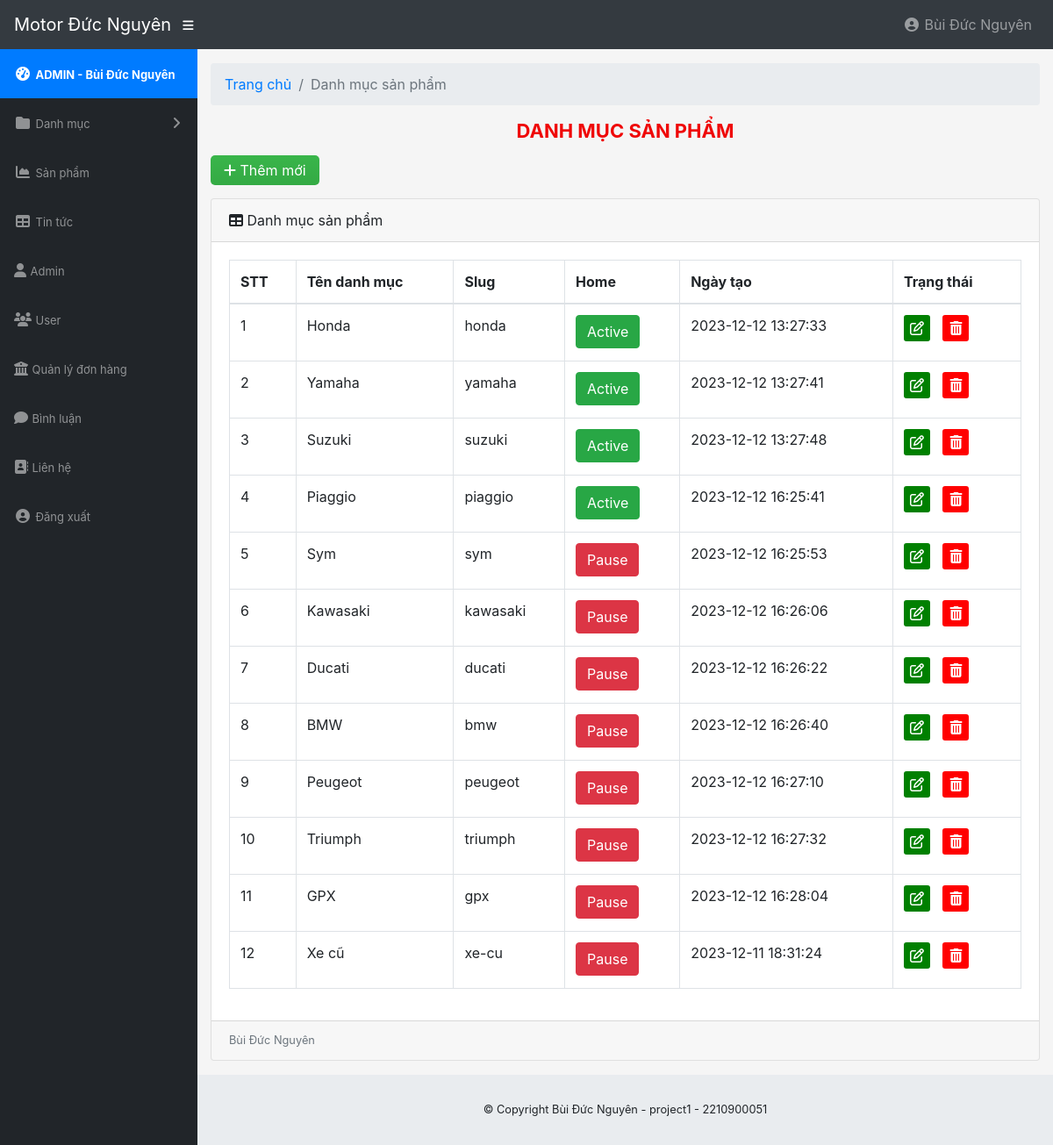
Page /admin/modules/categoryProduct/index.php (signed in) on the committed database.
### tables this page shows
CREATE TABLE `category_product` (
  `id` int(11) NOT NULL,
  `name` varchar(100) DEFAULT NULL,
  `slug` varchar(100) DEFAULT NULL,
  `images` varchar(100) DEFAULT NULL,
  `banner` varchar(100) DEFAULT NULL,
  `home` tinyint(4) DEFAULT 0,
  `status` int(11) DEFAULT 1,
  `created_at` timestamp NOT NULL DEFAULT current_timestamp(),
  `updated_at` timestamp NOT NULL DEFAULT current_timestamp() ON UPDATE current_timestamp()
);

### libraries/Database.php (called while the page is built, shortened)
<?php
class Database
{
    public $link;
    public function __construct()
    {
        $this->link = mysqli_connect("localhost","root","","storemotor") or die ();
        mysqli_set_charset($this->link,"utf8");
    }
    public function fetchAll($table)
    {
        $sql = "SELECT * FROM {$table} WHERE 1" ;
        $result = mysqli_query($this->link,$sql) or die("Lỗi Truy Vấn fetchAll " .mysqli_error($this->link));
        $data = [];
        if( $result)
        {
            while ($num = mysqli_fetch_assoc($result))
            {
                $data[] = $num;
            }
        }
        return $data;
    }
}
?>

### admin/autoload/autoload.php (called while the page is built, shortened)
<?php
require_once  __DIR__."/../../libraries/Database.php";
$db = new Database;
?>

### admin/modules/categoryProduct/index.php (the view, shortened to what this page needs)
<?php
require_once __DIR__."/../../autoload/autoload.php";
$category = $db->fetchAll("category_product");
?>
<?php require_once __DIR__."/../../layouts/header.php"; ?>
<div class="container-fluid">
    <ol class="breadcrumb">
        <li class="breadcrumb-item">
            <a href="#">Trang chủ</a>
        </li>
        <li class="breadcrumb-item active">Danh mục sản phẩm</li>
    </ol>
    <div class="admin-title-top">
        <h1>Danh mục sản phẩm</h1>
    </div>
    <div class="button-custom">
        <a class="btn-add" href="add.php"><i class="fa fa-plus"></i> Thêm mới</a>
    </div>
    <div class="admin-content">
        <div class="card mb-3">
            <div class="card-header">
                <i class="fas fa-table"></i>
                Danh mục sản phẩm</div>
            <div class="card-body">
                <div class="table-responsive">
                    <table class="table table-bordered" id="dataTable" width="100%" cellspacing="0">
                        <thead>
                        <tr>
                            <th>STT</th>
                            <th>Tên danh mục</th>
                            <th>Slug</th>
                            <th>Home</th>
                            <th>Ngày tạo</th>
                            <th>Trạng thái</th>
                        </tr>
                        </thead>
                        <tbody>
                        <?php $stt = 1; foreach ($category as $item): ?>
                            <tr>
                                <td><?php echo $stt ?></td>
                                <td><?php echo $item['name'] ?></td>
                                <td><?php echo $item['slug'] ?></td>
                                <td>
                                    <a class="btn <?php echo $item['home'] == 1 ? 'btn-success' : 'btn-danger' ?>" href="home.php?id=<?php echo $item['id'] ?>">
                                        <?php echo $item['home'] == 1 ? 'Active' : 'Pause' ?>
                                    </a>
                                </td>
                                <td><?php echo $item['created_at'] ?></td>
                                <td>
                                    <ul class="list-action">
                                        <li class="item-edit">
                                            <a href="edit.php?id=<?php echo $item['id'] ?>" title="Chỉnh sửa danh mục">
                                                <i class="fa fa-edit"></i>
                                            </a>
                                        </li>
                                        <li class="item-delete">
                                            <a href="delete.php?id=<?php echo $item['id'] ?>" title="Xóa danh mục">
                                                <i class="fa fa-trash-alt"></i>
                                            </a>
                                        </li>
                                    </ul>
                                </td>
                            </tr>
                        <?php $stt++ ; endforeach ?>
                        </tbody>
                    </table>
                </div>
            </div>
            <div class="card-footer small text-muted">Bùi Đức Nguyên</div>
        </div>
    </div>
</div>
<?php require_once __DIR__."/../../layouts/footer.php"; ?>

### public/admin/css/style-admin.css (style rules this page uses)
li { list-style: none; }
a, a:hover { text-decoration: none; }
.admin-title-top h1 { text-align: center; font-size: 22px; text-transform: uppercase; font-weight: bold; color: #ef0606; }
.button-custom { margin: 20px 0px; }
.button-custom a { background-color: #39b54a !important; background: linear-gradient(180deg, #39b54a, #34aa44) !important; border-color: #35a745; color: #fff; padding: 7px 15px; border-radius: 5px; }
.list-action { margin: 0; padding: 0; }
.list-action li { display: inline-block; width: 30px; height: 30px; background: red; border-radius: 3px; text-align: center; line-height: 30px; margin-right: 10px; margin-bottom: 10px; }
.list-action li a { color: #fff; }
.item-edit { background: green !important; }

### rows in the picture
category_product: name "Honda", slug "honda", home "Active", created_at "2023-12-12 13:27:33"
category_product: name "Yamaha", slug "yamaha", home "Active", created_at "2023-12-12 13:27:41"
category_product: name "Suzuki", slug "suzuki", home "Active", created_at "2023-12-12 13:27:48"
category_product: name "Piaggio", slug "piaggio", home "Active", created_at "2023-12-12 16:25:41"
category_product: name "Sym", slug "sym", home "Pause", created_at "2023-12-12 16:25:53"
category_product: name "Kawasaki", slug "kawasaki", home "Pause", created_at "2023-12-12 16:26:06"
category_product: name "Ducati", slug "ducati", home "Pause", created_at "2023-12-12 16:26:22"
category_product: name "BMW", slug "bmw", home "Pause", created_at "2023-12-12 16:26:40"
category_product: name "Peugeot", slug "peugeot", home "Pause", created_at "2023-12-12 16:27:10"
category_product: name "Triumph", slug "triumph", home "Pause", created_at "2023-12-12 16:27:32"
category_product: name "GPX", slug "gpx", home "Pause", created_at "2023-12-12 16:28:04"
category_product: name "Xe cũ", slug "xe-cu", home "Pause", created_at "2023-12-11 18:31:24"

### other values in the picture
$_SESSION['admin_name'] "Bùi Đức Nguyên"
